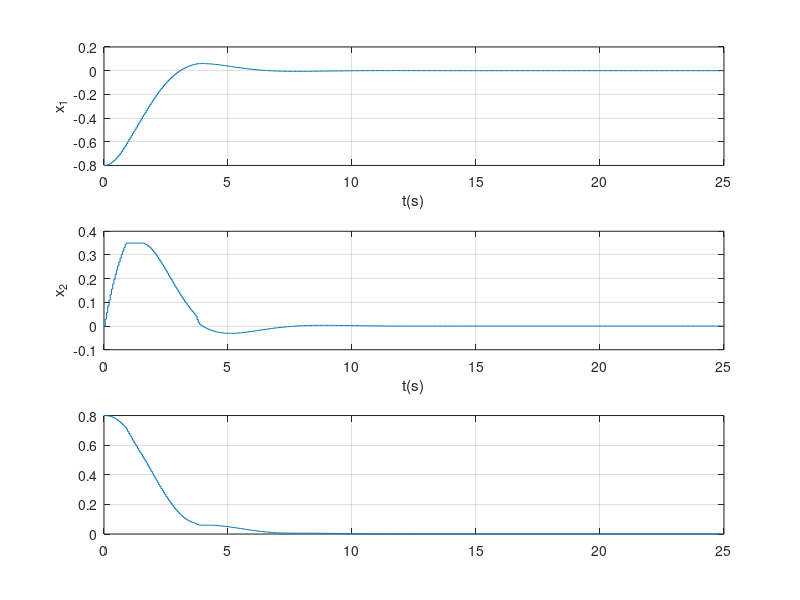

Recreate this plot in MATLAB. (Note: this script raises an error after producing the figure.)
clc,clear all,close all,format compact
%% STATE CONSTRAINT
A=[1 0.0488;0 0.9512];
B=[0.0012;0.0488];
x0=[-0.8;0];
Ts=0.05;

Q=diag([100,1]);
R=1;

%Compute calligraphic matrices 
A_cal=[A;A^2;A^3];
B_cal=[[B zeros(2,1) zeros(2,1)]; [A*B B zeros(2,1)];[A^2*B A*B B]];
Q_cal=blkdiag(Q,Q,Q);   
R_cal=blkdiag(R,R,R);

%Compute the Hessian of the quadratic form   
H=2*(B_cal'*Q_cal*B_cal+R_cal);
H=(H+H')/2;
F=2*A_cal'*Q_cal*B_cal;
u_sat=0.6;
%Now i want to reduce the amount on state variables; we need to add
%constraints

%Introducing state constraints

%Define state constraint
x_max=[0.06; 0.35]
Gx=B_cal;
hx=-A_cal*x0+repmat(x_max,3,1);   %given a matrix and replicate it according to a matrix with some dimension

Gu=[eye(3); -eye(3)];
hu=u_sat*ones(6,1);
G=[Gu;Gx];
x_traj(:,1)=x0;
x_k=x0;

%RH procedure
for kk=1:500
    hx=-A_cal*x_k+repmat(x_max,3,1);
    h=[hu;hx];
    U=quadprog(H,x_k'*F,G,h);
    x_traj(:,kk+1)=A*x_k+B*U(1);
    %Compute one step ahead prediction using the first component of the
    %optimizer
    u_traj(kk)=U(1);
    x_k=x_traj(:,kk+1); %initialize x_k for mext step
end

figure(1)
subplot(311)
stairs([0:1:500]*Ts,x_traj(1,:)), grid on, hold on
ylabel('x_1')
xlabel('t(s)')
subplot(312)
stairs([0:1:500]*Ts,x_traj(2,:)), grid on, hold on
ylabel('x_2')
xlabel('t(s)')
subplot(313)
stairs([0:1:500]*Ts,sqrt(x_traj(1,:).^2+x_traj(2,:).^2)), grid on, hold on
yline(1e-4,':r')
yline(-1e-4,':r')
ylabel('||x||_2')
xlabel('t(s)')
%L'andamento rientra nella zona di tollereanza dopo t=14.6 s

figure(2)
stairs([0:1:499]*Ts,u_traj), grid on, hold on
ylabel('u')
xlabel('t(s)')

%The procedure it's really effective

%Dobbiamo modificare quanlcosa per garantire il rispetto delle states
%constraints (spiega il picco negativo dell'input)